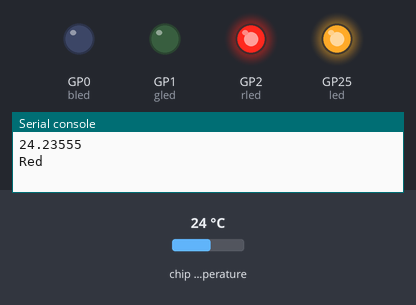
The program below on a simulated Raspberry Pi Pico running MicroPython. Shown: output pins drawn as LEDs (lit = HIGH), the last lines printed to the serial console. Inputs (shaded band) come from the test bench; at power-on: chip temperature 24 °C.

Above: at 1.2 s.
1.3 s: chip temperature set to 1 °C
At 10.7 s:
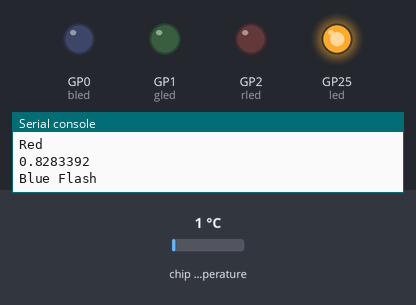
11.8 s: chip temperature set to 22 °C
At 20.9 s:
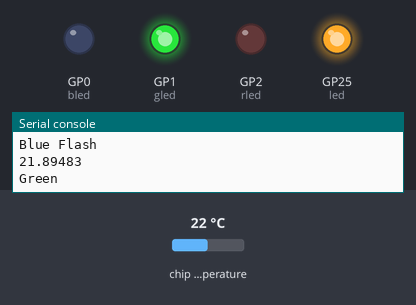
22.1 s: chip temperature set to 18 °C
At 31.0 s:
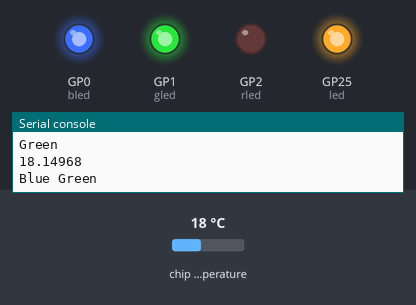
32.1 s: chip temperature set to 11 °C
At 40.75 s:
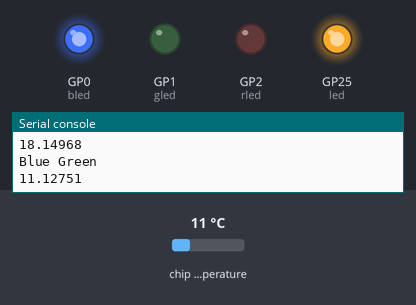
42.4 s: chip temperature set to 23 °C
At 51.5 s:
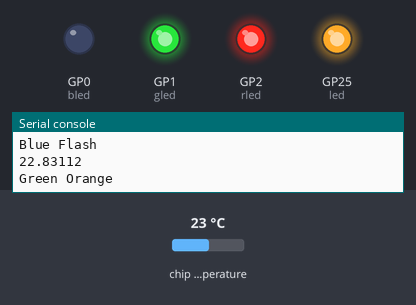
Timing chart, 0 to 53.0 s (numbered marks = the images above; inputs shaded):
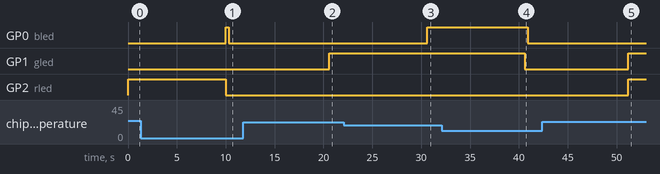

The program:

RGB_LED_Thermbow.py
```python
# this should turn on the green light
# I had to get thonny to install micropython onto the pico, went for pico H
import machine
import utime
from machine import Pin

# internal led
led = Pin(25, Pin.OUT)
led.on()

rled = Pin(2, Pin.OUT)
gled = Pin(1, Pin.OUT)
bled = Pin(0, Pin.OUT)

def lightsOut():
    rled.off()
    gled.off()
    bled.off()

def red():
    rled.on()

def green():
    gled.on()

def blue():
    bled.on()

def purple():
    rled.on()
    bled.on()

def blueGreen():
    gled.on()
    bled.on()

def greenOrange():
    gled.on()
    rled.on()

def redTripleFlashy():
    for x in range(3):
        rled.on()
        utime.sleep(0.1)
        rled.off()
        utime.sleep(0.1)
    utime.sleep(3)

def redFlashyForever():
    rled.on()
    utime.sleep(0.3)
    rled.off()
    utime.sleep(0.3)

def blueTripleFlashy():
    for x in range(3):
        bled.on()
        utime.sleep(0.1)
        bled.off()
        utime.sleep(0.1)
    utime.sleep(3)

def blueFlashyForever():
    bled.on()
    utime.sleep(0.3)
    bled.off()
    utime.sleep(0.3)


sensor_temp = machine.ADC(4)
conversion_factor = 3.3 / (65535)

while True:
    reading = sensor_temp.read_u16() * conversion_factor
    temperature = 27 - (reading - 0.706)/0.001721
    print(temperature)
    #temperature = str(temperature)
    #lED_Flash_Duration = 0.2

    #reset light colour
    lightsOut()
    if temperature < 14 :                        # Frickin freeeezin
        blueFlashyForever()
        print("Blue Flash")
    elif temperature >= 14 and temperature < 16: # Way too cold
        blueTripleFlashy()
        print("Blue Triple Flash")
    elif temperature >= 16 and temperature < 18: # Too cold
        blue()
        print("Blue")
    elif temperature >= 18 and temperature < 20: # Not great, not terrible.
        blueGreen()
        print("Blue Green")
    elif temperature >= 20 and temperature < 22: # NICE
        green()
        print("Green")
    elif temperature >= 22 and temperature < 24: # Nice but a tad warm
        greenOrange()
        print("Green Orange")
    elif temperature >= 24 and temperature < 26: # Almost too warm
        red()
        print("Red")
    elif temperature >= 26 and temperature < 28: # Too hot
        redTripleFlashy()
        print("Red Triple Flash")
    elif temperature >= 28:
        redFlashyForever()                       # Melting my feet
        print("Continuous Red Flash")

    # check program every 10 seconds
    utime.sleep(10)
```

Measured:
- the behaviour switches between 20 and 19 °C on chip temperature (found by bisection; images 2 and 3)
- after the input at 1.3 s, GP0 (bled): LOW → HIGH after 8.7 s, → LOW 0.30 s later; GP2 (rled): HIGH → LOW after 8.7 s
- after the input at 11.8 s, GP0 (bled): stays LOW (without the input it goes to HIGH after 8.8 s); GP1 (gled): LOW → HIGH after 8.8 s
- after the input at 22.1 s, GP0 (bled): LOW → HIGH after 8.5 s
- after the input at 32.1 s, GP0 (bled): HIGH → LOW after 8.8 s; GP1 (gled): HIGH → LOW after 8.5 s
- after the input at 42.4 s, GP0 (bled): stays LOW (without the input it goes to HIGH after 8.8 s); GP1 (gled), GP2 (rled): LOW → HIGH after 8.8 s
